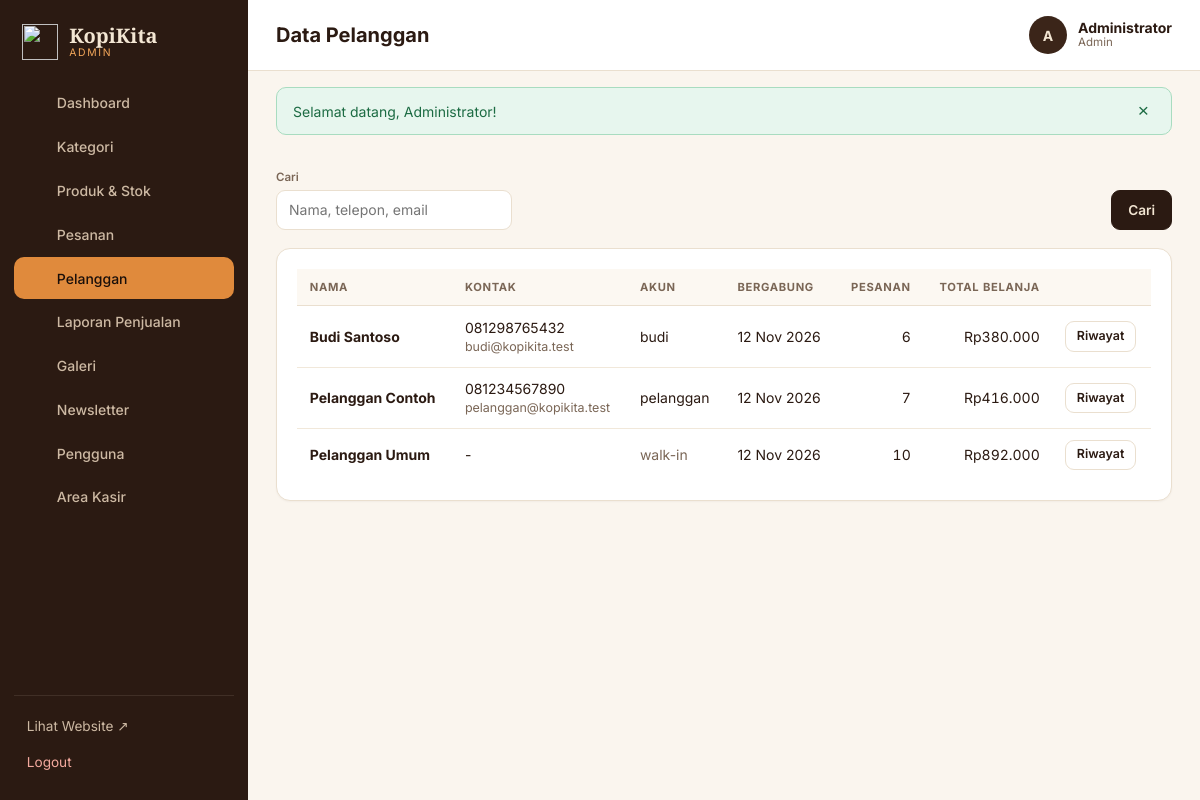
Screenshot of /admin/customers/index.php (signed in) with the database file from the repository.
### tables this page shows
CREATE TABLE customers (
  id BIGINT UNSIGNED NOT NULL AUTO_INCREMENT PRIMARY KEY,
  user_id BIGINT UNSIGNED NULL UNIQUE,
  name VARCHAR(100) NOT NULL,
  phone VARCHAR(25) NULL,
  email VARCHAR(150) NULL,
  address TEXT NULL,
  created_at DATETIME NOT NULL DEFAULT CURRENT_TIMESTAMP,
  updated_at DATETIME NOT NULL DEFAULT CURRENT_TIMESTAMP ON UPDATE CURRENT_TIMESTAMP,
  CONSTRAINT fk_customers_user FOREIGN KEY (user_id) REFERENCES users(id) ON DELETE SET NULL ON UPDATE CASCADE
);

CREATE TABLE users (
  id BIGINT UNSIGNED NOT NULL AUTO_INCREMENT PRIMARY KEY,
  name VARCHAR(100) NOT NULL,
  username VARCHAR(50) NOT NULL UNIQUE,
  email VARCHAR(150) NOT NULL UNIQUE,
  password VARCHAR(255) NOT NULL,
  role ENUM('admin','cashier','customer') NOT NULL DEFAULT 'customer',
  avatar VARCHAR(255) NULL,
  is_active TINYINT(1) NOT NULL DEFAULT 1,
  last_login_at DATETIME NULL,
  created_at DATETIME NOT NULL DEFAULT CURRENT_TIMESTAMP,
  updated_at DATETIME NOT NULL DEFAULT CURRENT_TIMESTAMP ON UPDATE CURRENT_TIMESTAMP
);

### config/database.php (called while the page is built)
<?php
function db(): PDO
{
    static $pdo = null;
    if ($pdo instanceof PDO) {
        return $pdo;
    }
    $host = getenv('KK_DB_HOST') ?: 'localhost';
    $name = getenv('KK_DB_NAME') ?: 'kopikita_db';
    $user = getenv('KK_DB_USER') ?: 'root';
    $pass = getenv('KK_DB_PASS') !== false ? getenv('KK_DB_PASS') : '';
    try {
        $pdo = new PDO("mysql:host=$host;dbname=$name;charset=utf8mb4", $user, $pass, [
            PDO::ATTR_ERRMODE            => PDO::ERRMODE_EXCEPTION,
            PDO::ATTR_DEFAULT_FETCH_MODE => PDO::FETCH_ASSOC,
            PDO::ATTR_EMULATE_PREPARES   => false,
        ]);
        $pdo->exec("SET time_zone = '" . date('P') . "'");
    } catch (PDOException $e) {
        http_response_code(500);
        exit('<h2 style="font-family:sans-serif">Koneksi database gagal.</h2><p style="font-family:sans-serif">Pastikan MySQL di XAMPP aktif dan database <b>kopikita_db</b> sudah diimpor (database/kopikita_db.sql).</p>');
    }
    return $pdo;
}

### admin/customers/index.php (the view, shortened to what this page needs)
<?php
$q = trim((string)($_GET['q'] ?? '')); $per = 20; $page = current_page();
$w = $q !== '' ? 'WHERE c.name LIKE ? OR c.phone LIKE ? OR c.email LIKE ?' : ''; $a = $q !== '' ? ["%$q%", "%$q%", "%$q%"] : [];
$cnt = db()->prepare("SELECT COUNT(*) FROM customers c $w"); $cnt->execute($a); $total = (int)$cnt->fetchColumn();
$st = db()->prepare("SELECT c.*, u.username, u.is_active, (SELECT COUNT(*) FROM orders o WHERE o.customer_id = c.id) oc,
  (SELECT COALESCE(SUM(o.total_amount),0) FROM orders o JOIN sales s ON s.order_id = o.id WHERE o.customer_id = c.id AND o.order_status='completed' AND s.payment_status='paid') spent
  FROM customers c LEFT JOIN users u ON u.id = c.user_id $w ORDER BY c.created_at DESC, c.id DESC LIMIT $per OFFSET " . (($page - 1) * $per));
$st->execute($a); $rows = $st->fetchAll();
?>
<form class="page-actions filter" method="get"><div class="fg"><label>Cari</label><input class="input" name="q" value="<?= e($q) ?>" placeholder="Nama, telepon, email"></div><button class="btn btn-dark">Cari</button></form>
<div class="card"><div class="table-wrap"><table>
  <thead><tr><th>Nama</th><th>Kontak</th><th>Akun</th><th>Bergabung</th><th class="num">Pesanan</th><th class="num">Total Belanja</th><th></th></tr></thead><tbody>
  <?php foreach ($rows as $c): ?><tr><td><b><?= e($c['name']) ?></b></td><td><?= e($c['phone'] ?: '-') ?><div class="small muted"><?= e($c['email'] ?: '') ?></div></td><td><?= $c['username'] ? e($c['username']) : '<span class="muted">walk-in</span>' ?></td><td><?= fmt_date($c['created_at'], false) ?></td><td class="num"><?= (int)$c['oc'] ?></td><td class="num"><?= rupiah($c['spent']) ?></td><td><a class="btn btn-sm" href="show.php?id=<?= (int)$c['id'] ?>">Riwayat</a></td></tr><?php endforeach; ?>
  <?php if (!$rows): ?><tr><td colspan="7" class="empty">Tidak ada pelanggan.</td></tr><?php endif; ?></tbody></table></div><?= pager($total, $per, $page, array_filter(['q' => $q])) ?></div>

### assets/css/admin.css (style rules this page uses)
:root { --espresso:#1A0F0A;--roast:#2B1A12;--mocha:#3B2519;--brown:#6F4E37;--cream:#F3E6D3;--bg:#FAF5EE;--card:#fff;--line:#EADFCF;--ink:#2B1A12;--muted:#7a6656;--orange:#E08A3C;--caramel:#F2A65A;--success:#2e9e63;--warning:#e0a021;--danger:#d44a37;--info:#3d7cb8;--radius:14px }
* { box-sizing:border-box }
body.panel { margin:0;font-family:'Inter',system-ui,sans-serif;background:var(--bg);color:var(--ink);font-size:14px;line-height:1.5;display:flex;min-height:100vh }
a { color:inherit;text-decoration:none }
.card { background:var(--card);border:1px solid var(--line);border-radius:var(--radius);padding:20px;box-shadow:0 1px 2px rgba(43,26,18,.04) }
.page-actions { display:flex;justify-content:space-between;align-items:center;gap:1rem;flex-wrap:wrap;margin-bottom:18px }
.filter { display:flex;gap:.6rem;flex-wrap:wrap;align-items:flex-end }
.filter .fg { display:flex;flex-direction:column;gap:3px }
.filter label { font-size:.72rem;color:var(--muted);font-weight:600 }
.btn { display:inline-flex;align-items:center;gap:.4rem;padding:.55rem 1rem;border-radius:9px;border:1px solid var(--line);background:#fff;color:var(--ink);font:inherit;font-weight:600;font-size:.85rem;cursor:pointer;transition:.15s }
.btn-dark { background:var(--roast);color:var(--cream);border-color:var(--roast) }
.btn-sm { padding:.3rem .65rem;font-size:.78rem }
.input { width:100%;padding:.55rem .75rem;border:1px solid var(--line);border-radius:9px;font:inherit;background:#fff;color:var(--ink) }
.table-wrap { overflow-x:auto }
table { width:100%;border-collapse:collapse }
th { text-align:left;font-size:.7rem;text-transform:uppercase;letter-spacing:.06em;color:var(--muted);padding:.6rem .8rem;border-bottom:1px solid var(--line);white-space:nowrap;background:#fcf8f2 }
td { padding:.65rem .8rem;border-bottom:1px solid #f1e8da;vertical-align:middle }
tr:last-child td { border-bottom:0 }
.num { text-align:right;font-variant-numeric:tabular-nums }
.muted { color:var(--muted) }
.small { font-size:.78rem }

### rows the page displays
customers: name "Budi Santoso", phone "081298765432", email "budi@kopikita.test", user.username "budi", created_at "12 Nov 2026", oc "6", spent "Rp380.000"
customers: name "Pelanggan Contoh", phone "081234567890", email "pelanggan@kopikita.test", user.username "pelanggan", created_at "12 Nov 2026", oc "7", spent "Rp416.000"
customers: name "Pelanggan Umum", phone "-", shows "walk-in", created_at "12 Nov 2026", oc "10", spent "Rp892.000"

### other values shown
$roleLabel "ADMIN"
$label "Dashboard"
$label "Kategori"
$label "Produk & Stok"
$label "Pesanan"
$label "Pelanggan"
$label "Laporan Penjualan"
$label "Galeri"
$label "Newsletter"
$label "Pengguna"
$label "Area Kasir"
$title "Data Pelanggan"
mb_strtoupper(mb_substr($u['name'], 0, 1)) "A"
$u['name'] "Administrator"
$roleLabel "Admin"
